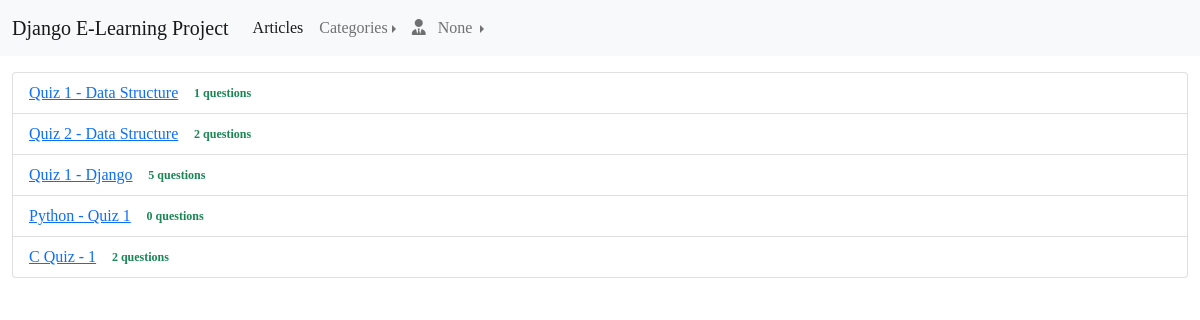
The app's page /quiz/ with its own data.
### App_Quiz/models.py (models this page shows)
class Quiz(models.Model):
    title = models.CharField(max_length=100)
    created_by = models.ForeignKey(User, on_delete=models.CASCADE, related_name='user_quizes')
    created_at = models.DateTimeField(auto_now_add=True)
    updated_at = models.DateTimeField(auto_now=True)
    def __str__(self):
        return self.title

### App_Quiz/views.py (the view)
# urls.py: path('', views.Home.as_view(), name='home'),
class Home(ListView):
    model = Quiz
    template_name = 'App_Quiz/home.html'
    def get_context_data(self, *, object_list=None, **kwargs):
        context = super(Home, self).get_context_data(**kwargs)
        context['categories'] = Category.objects.all()
        return context

### App_Article/templatetags/custom_tags.py (called while the page is built)
@register.filter(name='encode_plus')
def encode_plus(value):
    return value.replace('+', '%2B')

### templates/App_Quiz/home.html (shortened to what this page needs)
{% extends 'base.html' %}
{% load static %}
{% load crispy_forms_tags %}
{% load custom_tags %}
{% block body_block %}
    <div>
        <ul class="list-group">
            {% for quiz in object_list %}
                <li class="list-group-item d-flex justify-content-start align-items-center">
                    <a class="me-2" href="{% url 'App_Quiz:show_quiz_questions' quiz_id=quiz.pk %}">{{ quiz }}</a>
                    <span class="badge badge-primary badge-pill text-success">{{ quiz.quiz_questions.count }} questions</span>
                </li>
            {% endfor %}
        </ul>
    </div>
{% endblock %}

### static/css/main.css (style rules this page uses)
body { font-family: "Times New Roman"; }

### records on screen
Quiz: title "Quiz 1 - Data Structure", quiz_questions.count "1"
Quiz: title "Quiz 2 - Data Structure", quiz_questions.count "2"
Quiz: title "Quiz 1 - Django", quiz_questions.count "5"
Quiz: title "Python - Quiz 1", quiz_questions.count "0"
Quiz: title "C Quiz - 1", quiz_questions.count "2"
